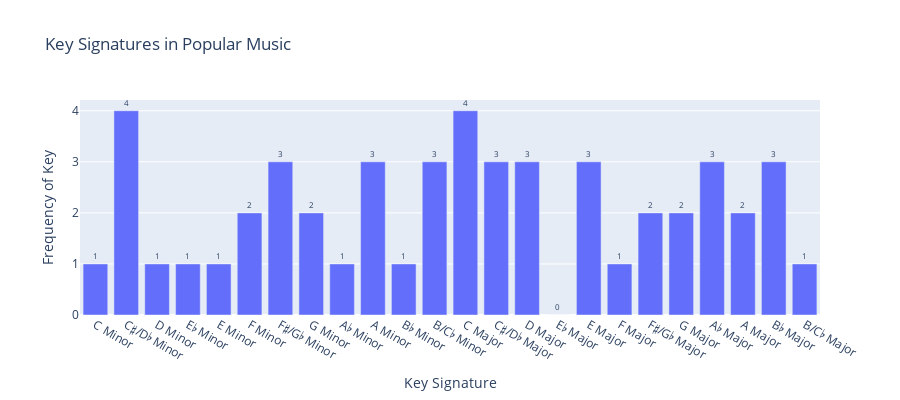

Notebook cell for this chart:
### Code cell
import plotly.express as px
import pandas as pd
import csv

fd=pd.read_csv('/Users/lucastembras/Desktop/Spotify API Test/songs.csv')
freq=[0]*24
keys=['C Minor','C♯/D♭ Minor','D Minor','E♭ Minor','E Minor','F Minor', 'F♯/G♭ Minor', 'G Minor', 'A♭ Minor', 'A Minor', 'B♭ Minor', 'B/C♭ Minor','C Major','C♯/D♭ Major','D Major','E♭ Major','E Major','F Major', 'F♯/G♭ Major', 'G Major', 'A♭ Major', 'A Major', 'B♭ Major', 'B/C♭ Major']
for i in range(len(fd['Key'])):
    key=fd['Key'][i]
    if fd['Mode'][i] == 1: 
        key+=12
    freq[key]+=1
fig=px.bar(fd, y=freq, x=keys,
          labels={'y':'Frequency of Key', 'x':'Key Signature'}, height=400, text_auto='0.1s', title="Key Signatures in Popular Music", facet_col_spacing=0)
fig.update_traces(textfont_size=8, textposition="outside")
fig.show()

### Figure 1 — Plotly figure (JSON) as saved in the notebook; plotly's stock layout.template omitted (floating-point values rounded to 4 significant figures)
{"data": [{"alignmentgroup": "True", "hovertemplate": "Key Signature=%{x}<br>Frequency of Key=%{y}<extra></extra>", "legendgroup": "", "marker": {"color": "#636efa", "pattern": {"shape": ""}}, "name": "", "offsetgroup": "", "orientation": "v", "showlegend": false, "textfont": {"size": 8}, "textposition": "outside", "texttemplate": "%{y:0.1s}", "type": "bar", "x": ["C Minor", "C♯/D♭ Minor", "D Minor", "E♭ Minor", "E Minor", "F Minor", "F♯/G♭ Minor", "G Minor", "A♭ Minor", "A Minor", "B♭ Minor", "B/C♭ Minor", "C Major", "C♯/D♭ Major", "D Major", "E♭ Major", "E Major", "F Major", "F♯/G♭ Major", "G Major", "A♭ Major", "A Major", "B♭ Major", "B/C♭ Major"], "xaxis": "x", "y": [1, 4, 1, 1, 1, 2, 3, 2, 1, 3, 1, 3, 4, 3, 3, 0, 3, 1, 2, 2, 3, 2, 3, 1], "yaxis": "y"}], "layout": {"barmode": "relative", "height": 400, "legend": {"tracegroupgap": 0}, "title": {"text": "Key Signatures in Popular Music"}, "xaxis": {"anchor": "y", "domain": [0, 1], "title": {"text": "Key Signature"}}, "yaxis": {"anchor": "x", "domain": [0, 1], "title": {"text": "Frequency of Key"}}}}
